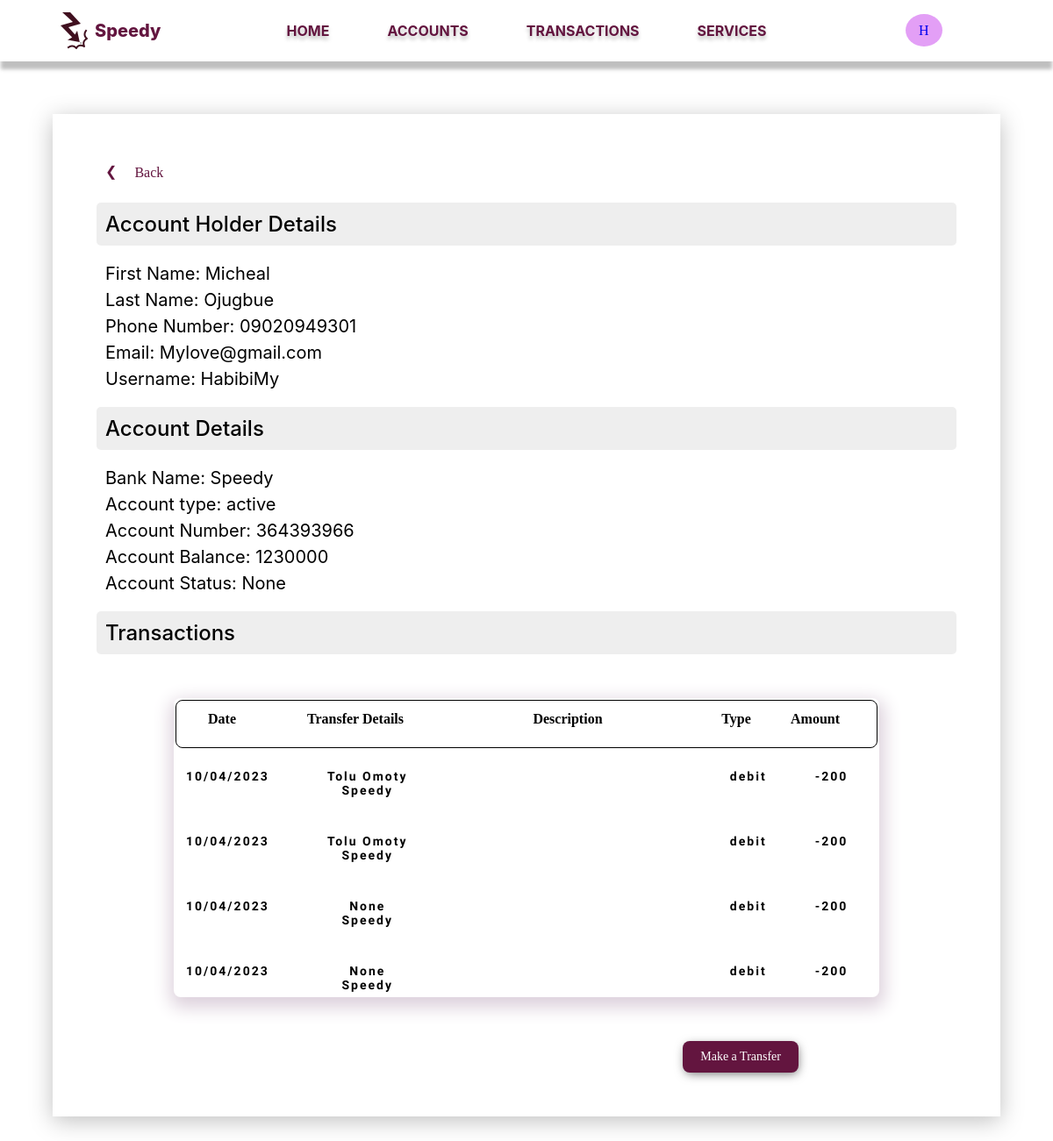
Before: /HabibiMy/accounts/11 (signed in) with the older database file.
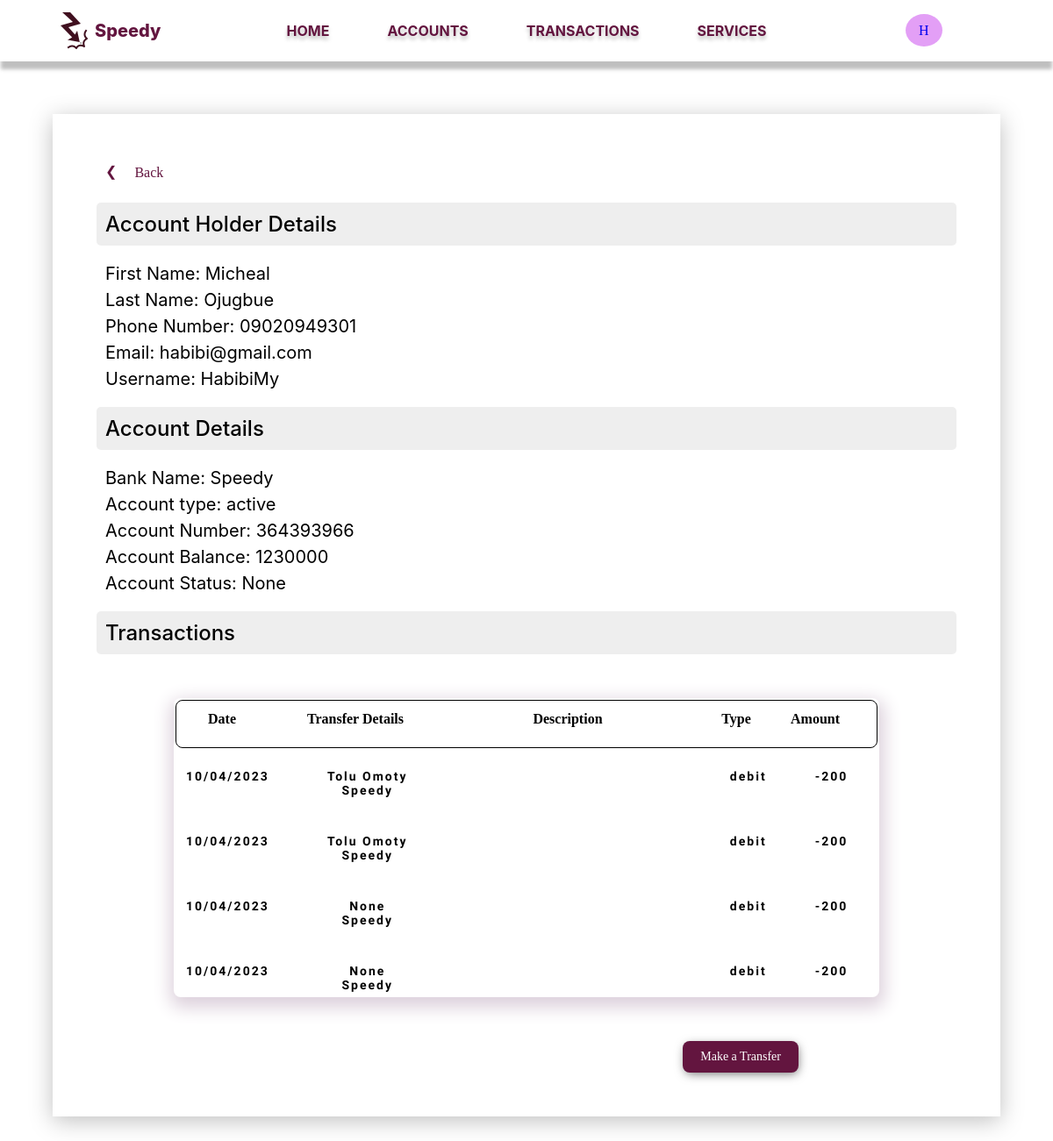
After: the same page with the newer database file.
### app/models.py (models this page shows, shortened)
class Customer(db.Model):
  id = db.Column(db.Integer, primary_key=True)
  user_id = db.Column(db.Integer,db.ForeignKey('user.id'))
  first_name = db.Column(db.String(140))
  last_name = db.Column(db.String(140))
  email = db.Column(db.String(120), index=True, unique=True)
  phone_number = db.Column(db.String(204), unique=True)
  username = db.Column(db.String(200))
  address = db.relationship('Address', backref='customer', lazy='dynamic')
  dob = db.Column(db.DateTime)
  date_created= db.Column(db.DateTime, default=datetime.utcnow)
  bank_name = db.Column(db.String(240), default="Speedy")
  accounts = db.relationship('Account', backref='customer', lazy='dynamic')
  @classmethod
  def get(cls, param, arg):
    if param == "id":
      customer = Customer.query.filter_by(id=arg).first()
    elif param == "user_id":
      customer = Customer.query.filter_by(user_id=arg).first()
    elif param == "email":
      customer = Customer.query.filter_by(email=arg).first()
    elif param == "phone_number":
      customer == Customer.query.filter_by(phone_number=arg).first()
    else:
      customer = None
    return customer

class Account(db.Model):
  id = db.Column(db.Integer, primary_key=True)
  cus_id = db.Column(db.Integer, db.ForeignKey('customer.id'))
  account_number = db.Column(db.String(100), nullable=False)
  account_pin = db.Column(db.String(4))
  acc_type = db.Column(db.String(240))
  status = db.Column(db.String(10), default='active')
  balance = db.Column(db.Integer)
  bank_name = db.Column(db.String(240), default="Speedy", nullable=False)
  date_created = db.Column(db.DateTime, default=datetime.utcnow)
  req_clos = db.Column(db.String(3), default="No")
  transactions = db.relationship('Transaction', backref='account', lazy='dynamic')

class Transaction(db.Model):
  id = db.Column(db.Integer, primary_key=True)
  description = db.Column(db.String(250))
  acc_num = db.Column(db.String(100), db.ForeignKey('account.account_number'))
  bank_name = db.Column(db.String(240), default="Speedy", nullable=False)
  transaction_type = db.Column(db.String(240))
  amount = db.Column(db.Integer)
  timestamp = db.Column(db.DateTime)
  initial_balance = db.Column(db.Integer)
  cus_name = db.Column(db.String)
  balance = db.Column(db.Integer)
  ref = db.Column(db.String(256))
  def format_time(self, time):
    return datetime.strftime(time, '%m/%d/%Y')
  def parse_balance(self, amount):
    n_balance = list(str(amount))
    balance = n_balance[:]
    num = len(str(amount))
    if n_balance[0] == "-":
      num -= 1
      balance.pop(0)
    j = 0
    if num > 3:
      if num % 3 == 1:
        balance.insert(1, ",")
        for i in range(4, num):
          if i % 3 == 2:
            balance.insert(i+j, ",")
            j+=1
      if num % 3 == 2:
        balance.insert(2, ",")
        for i in range(4, num):
          if i % 3 == 0:
            balance.insert(i+j, ",")
            j+=1
      if num % 3 == 0:
        for i in range(2, num):
          if i % 3 == 0:
            balance.insert(i+j, ",")
            j+=1
    if n_balance[0] == "-":
      balance.insert(0, "-")
    return "".join(balance)

### app/routes.py (the view)
@app.route('/<username>/accounts/<id>')
@login_required
def account(username, id):
    customer: Customer = Customer.get('user_id', current_user.id)
    if username != customer.username:
        return redirect(url_for('user_home', username=customer.username))
    account = Account.query.filter_by(id=id).first()
    transactions = account.transactions
    transactions = list(transactions)
    transactions.reverse()
    return render_template('account.html', customer=customer, account=account, transactions=transactions, id=id)

### app/models.py (called while the page is built)
@login.user_loader
def load_user(id):
  return User.query.get(int(id))

### app/templates/account.html (shortened to what this page needs)
{% extends 'nav-bar.html' %}
{% block content %}
<link rel="stylesheet" href="{{ url_for('static', filename='styles/account.css') }}">
<div class="account-page">
  <a id="back"> <span>&#x276E;</span> <article>Back</article></a>
  <div class="account-holder">
    <article class="account-title">Account Holder Details</article>
    <p>First Name: {{ customer.first_name }}</p>
    <p>Last Name: {{ customer.last_name }}</p>
    <p>Phone Number: {{ customer.phone_number }}</p>
    <p>Email: {{ customer.email }}</p>
    <p>Username: {{ customer.username }}</p>
  </div>
  <div class="account-account">
    <article class="account-title">Account Details</article>
    <p>Bank Name: {{ account.bank_name }}</p>
    <p>Account type: {{ account.acc_type }}</p>
    <p>Account Number: {{ account.account_number }}</p>
    <p>Account Balance: {{ account.balance }}</p>
    <p>Account Status: {{ account.status }}</p>
  </div>
  <div>
    <article class="account-title">Transactions</article>
    <table class="list-head">
      <thead>
        <tr>
          <th>Date</th>
          <th>Transfer Details</th>
          <th>Description</th>
          <th>Type</th>
          <th>Amount</th>
        </tr>
      </thead>
      <tbody>
        {% for transaction in transactions %}
        {% include '_transactions.html' %}
        {% endfor %}
      </tbody>
    </table>
  </div>
  <div id="transfer">
    {% if account.req_clos == 'Yes' %}
    <p style="padding: 10px; ">This account has been requested for closure</p>
    <a style="background-color: violet;">Make a Transfer</a>
    {% else %}
    <a href="{{url_for('transfer', username=customer.username, id=id)}}">Make a Transfer</a>
    {% endif %}
  </div>
</div>
{% endblock %}

### app/templates/nav-bar.html (shortened to what this page needs)
<!DOCTYPE html>
<html lang="en">
<head>
  <link rel="stylesheet" href="{{ url_for('static', filename='styles/nav-bar.css') }}">
</head>
<body>
  <div class="nav-bar">
    <div class="logo">
      <img src="{{ url_for('static', filename='images/logo.png') }}" alt="">
      <a href="">Speedy</a>
    </div>
    <div class="links">
      <a href="{{ url_for('user_home', username=customer.username)}}">HOME</a>
      <a href="{{ url_for('accounts', username=customer.username)}}">ACCOUNTS</a>
      <a href="{{ url_for('transactions', username=customer.username )}}">TRANSACTIONS</a>
      <a href="{{ url_for('services', username=customer.username) }}">SERVICES</a>
    </div>
    <div class="profile" title="View your profile">
      <a href="{{ url_for('profile', username=customer.username)}}">{{ customer.username[0] }}</a>
    </div>
  </div>
  <div class="content">
    {% block content %}
    {% endblock %}
  </div>
</body>
</html>

### app/templates/_transactions.html
<link rel="stylesheet" href="{{ url_for('static', filename='styles/_transactions.css') }}">
  <tr valign="top">
    <td >{{ transaction.format_time(transaction.timestamp) }}</td>
    <td>{{transaction.cus_name}}<br>{{transaction.bank_name}}</td>
    <td>{{ transaction.description | default("NIL") }}</td>
    <td>{{ transaction.transaction_type }}</td>
    <td>{{ transaction.parse_balance(transaction.amount) }}</td>
  </tr>

### app/static/styles/nav-bar.css (style rules this page uses)
* { padding: 0; margin: 0; box-sizing: border-box; }
.nav-bar { min-width: 1015px; display: flex; justify-content: space-between; padding: 0 10%; height: 70px; align-items: center; background: #FFF; box-shadow: 0px 10px 4px -1px rgba(0, 0, 0, 0.25); }
.logo { width: 10%; display: flex; align-items: center; }
.logo a { color: #63153F; text-align: center; text-decoration: none; font-family: Inter; font-size: 20px; font-weight: 800; }
.links a { color: #63153F; padding: 0 33px; text-decoration: none; font-family: Inter; font-size: 16px; font-weight: 700; text-shadow: 0px 4px 4px rgba(0, 0, 0, 0.25); }
.profile a { padding: 10px 15px; background: #E39FF6; border-radius: 50%; text-decoration: none; }
.links { width: 30%; display: flex; justify-content: center; }
.profile { width: 10%; }
@media screen and (max-width: 1200px) { .nav-bar { padding: 0 5%; } }

### app/static/styles/account.css (style rules this page uses)
.account-page { margin: 60px auto; min-width: 1000px; max-width: 90%; padding: 50px; background: #fff; box-shadow: 0 5px 25px 0 rgba(0, 0, 0, 0.25); }
.account-holder > p { font-size: 20px; font-family: Inter; margin: 6px 0; padding: 0 10px; }
.account-account > p { font-size: 20px; font-family: Inter; margin: 6px 0; padding: 0 10px; }
.account-title { font-size: 24px; font-weight: 500; font-family: Inter; background-color: #eee; margin: 20px 0; padding: 10px; border-radius: 5px; }
.list-head { min-width: 600px; table-layout: fixed; margin: 50px auto; box-shadow: 1px 7px 20px 5px #ddd1dc; border-radius: 8px; }
.list-head tbody { display: block; width: 800px; overflow-y: scroll; height: 280px; font-family: 'Baloo Thambi 2'; font-weight: bold; font-size: 14px; letter-spacing: 2px; }
.list-head thead tr { display: block; align-items: center; min-width: 100%; }
th { text-align: center; }
table thead th:first-child, table thead th:nth-child(3) { width: 100px; }
table thead th:nth-child(2) { width: 200px; }
table thead th:nth-child(3) { width: 280px; }
table thead th:nth-child(4) { width: 100px; }
table thead th { padding: 10px; }
td:first-of-type { width: 100px; }
td:nth-of-type(2) { width: 200px; }
td:nth-child(3) { width: 280px; }
td:nth-child(4) { width: 100px; }
td { background-color: white; padding: 20px 10px; text-align: center; }
#transfer { min-width: 800px; max-width: 80%; display: flex; justify-content: right; }
#transfer a { text-decoration: none; padding: 10px 20px; font-size: 14px; background: #63153F; color: #fff; border-radius: 8px; box-shadow: 1px 3px 12px -2px rgba(0,0,0,0.58); }
#back { display: flex; align-items: center; justify-content: left; padding: 5px 10px; max-width: 120px; min-width: 90px; border-radius: 8px; cursor: pointer; color: rgb(99,21,63); text-decoration: none; }
#back span { margin-right: 20px; }
#back article { margin-top: 3px; }

### app/static/styles/_transactions.css (style rules this page uses)
tr { height: 55px; min-width: 821.89px; }
tr:nth-child(odd) { border-radius: 8px; border: 1px solid #000; }
tr:nth-child(even) { background-color: #ccc; border: 0px; }

Changed rows visible on the page:
changed Customer "Micheal": email "Mylove@gmail.com" → "habibi@gmail.com"
